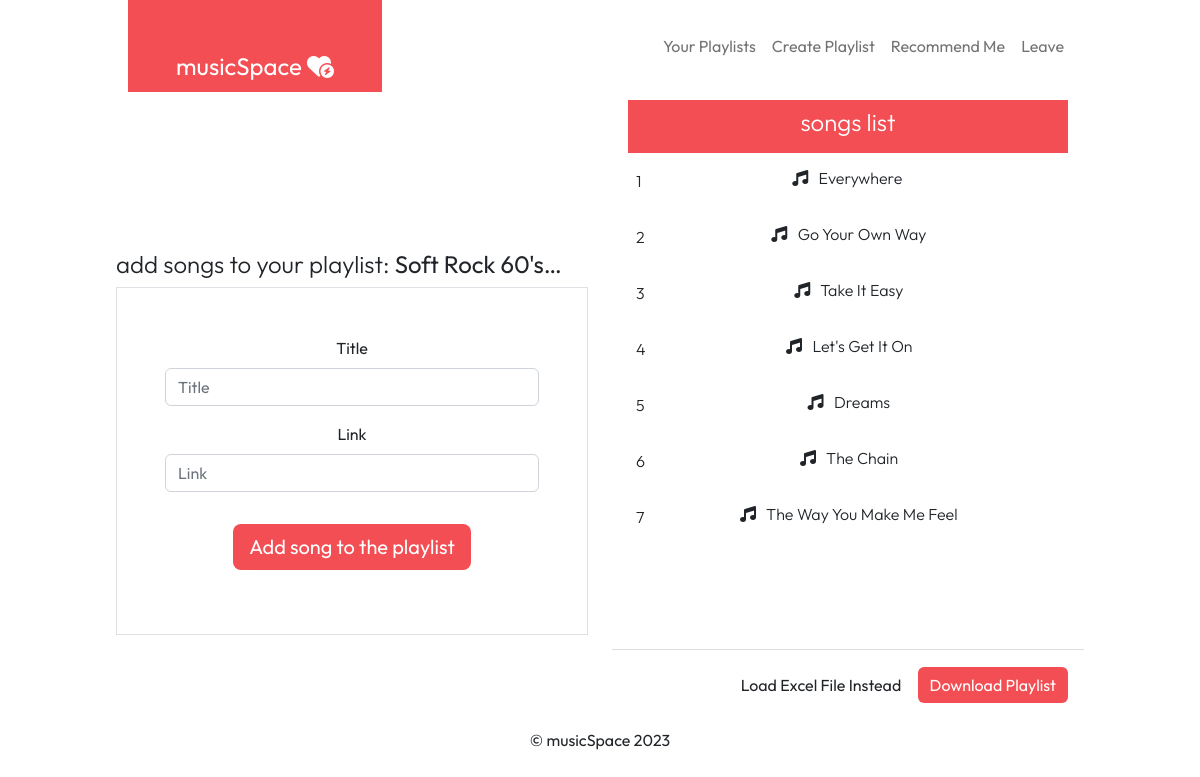
Screenshot of /11/playlist (signed in) with the database file from the repository.
### musicmaker/models.py (models this page shows, shortened)
class Playlist(models.Model):
    name  = models.CharField(max_length=100, null=False)
    user = models.ForeignKey(User, on_delete=models.DO_NOTHING, related_name='maker')
    created_date = models.DateTimeField(auto_now_add=True)
    views = models.IntegerField(default=1)

class Song(models.Model):
    title = models.CharField(max_length=100)
    playlist = models.ForeignKey(Playlist, on_delete=models.CASCADE)
    link = models.URLField(null=False)

### musicmaker/views.py (the view, shortened to what this page needs)
# urls.py: path('<int:pk>/playlist', PlaylistDetailView.as_view(), name='pl-detail'),
class PlaylistDetailView(CreateView):
    model = Song
    fields=['title','link']
    template_name='musicmaker/playlist-detail.html'
    def get_context_data(self, **kwargs):
        context = super(PlaylistDetailView, self).get_context_data(**kwargs)
        pl= self.kwargs['pk']
        obj = get_object_or_404(Playlist, id=pl)
        songs = Song.objects.filter(playlist=obj).order_by('-id')
        context.update({ "songs":songs,'playlist':obj})
        return context

### templates/musicmaker/playlist-detail.html (shortened to what this page needs)
{% extends 'base.html' %}
{%load static%}
{% load django_bootstrap5 %}
{% block bodyblock%}
<div class="row">
    {% if playlist.user == request.user %}
    <div class="col-lg-6">
        <div class="mb-0 pb-0 mx-3 d-flex justify-content-end">
          </div>
          <h4 class="text-start fw-light" title="{{playlist.name}}">add songs to your playlist: <b>{{playlist.name|truncatechars:15}}</b></h4>
          <div class="border p-5">
            <form action="" method="post" class="text-center">
                {% bootstrap_form form layout='floating'  %}
                <div class="d-flex justify-content-center my-3">
                    <button class="btn btn-lg btn-primary mt-3">Add song to the playlist</button>
                </div>
            </form>
          </div>
    </div>
    <div class="col">
        <div class="ms-body py-2 mt-0 mx-3">
            <h4 class="text-white text-center fw-light">songs list</h4>
          </div>
          <div class="mx-3 p-2" style="height:60vh; overflow: auto;">
          {% for object in songs %}
                 <div class="py-2">
                  <a  class="text-decoration-none text-dark "  data-bs-toggle="modal" data-bs-target="#exampleModal" onclick="sendData('{{object.title}}','{{object.link}}')"  data-url="{{object.link}}" data-title="{{object.title}}" >
                      <div class="d-flex justify-content-between">
                        <div class="text-center">
                            <p class="fw-light">{{forloop.counter}}</p>
                        </div>
                          <div>
                            <h6 class="fw-light"> <i class="fa-solid fa-music"></i> &nbsp; {{object.title}} &nbsp;
                          </h6></div>
                      </div>
                     </a>
                 </div>
            {% empty %}
            <p class="text-muted text-center p-5 m-5">No added songs.</p>
            {% endfor %}
           </div>
           <hr class="text-secondary pt-0 pb-0">
           <div class="mx-3 d-flex justify-content-end">
            <div>
                <button class="btn btn-text"> Load Excel File Instead</button>
                <a id="download-link" href="{%url 'musicmaker:download' pk=playlist.id%}"  class="btn btn-primary"> Download Playlist</a>
            </div>
           </div>
    </div>
    {%endif%}
</div>
{%endblock%}

### templates/base.html (style rules this page uses)
* { box-sizing: border-box; font-family: "Outfit", sans-serif; scroll-behavior: smooth; }
body { height: 100%; margin: 0; overflow: hidden; }
.ms-body { background-color: #f34e53 }
.btn-primary { background-color: #f34e53 !important; border: #f34e53; }

### rows the page displays
Playlist: name "Soft Rock 60's…"
Song: title "Everywhere"
Song: title "Go Your Own Way"
Song: title "Take It Easy"
Song: title "Let's Get It On"
Song: title "Dreams"
Song: title "The Chain"
Song: title "The Way You Make Me Feel"
